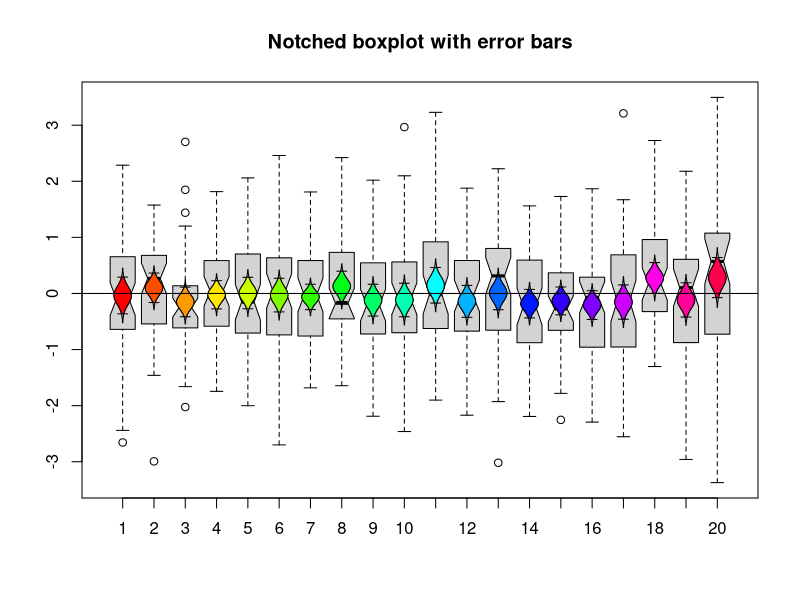
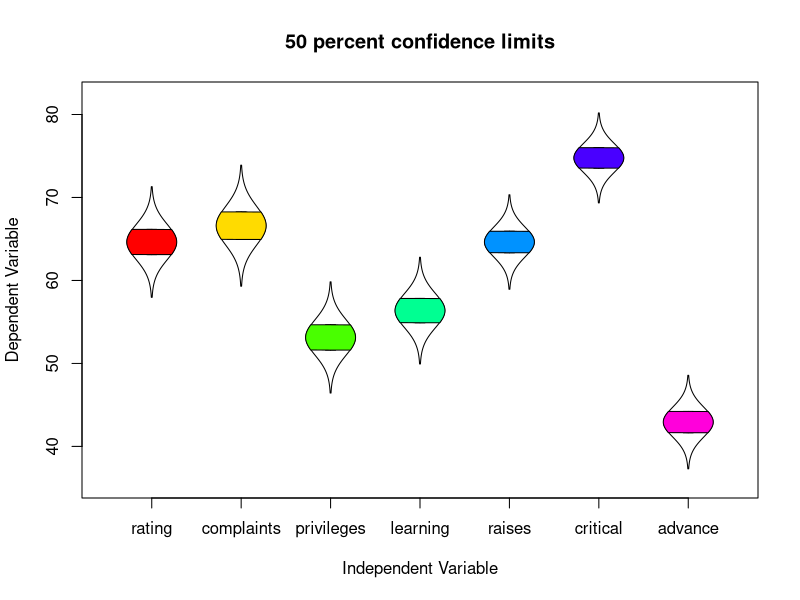
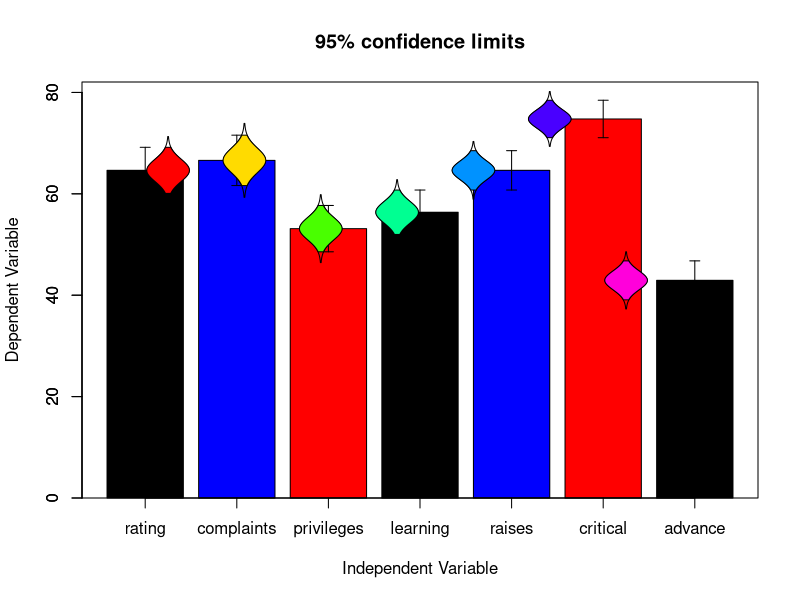
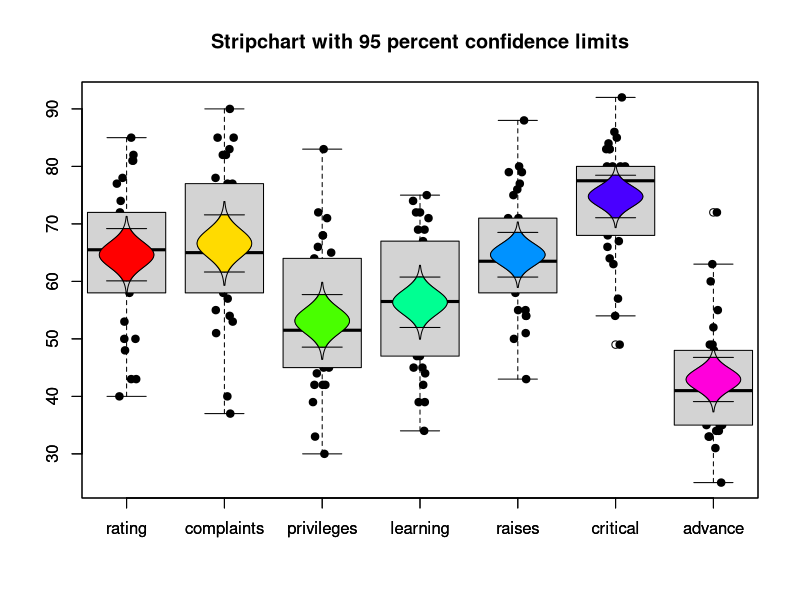
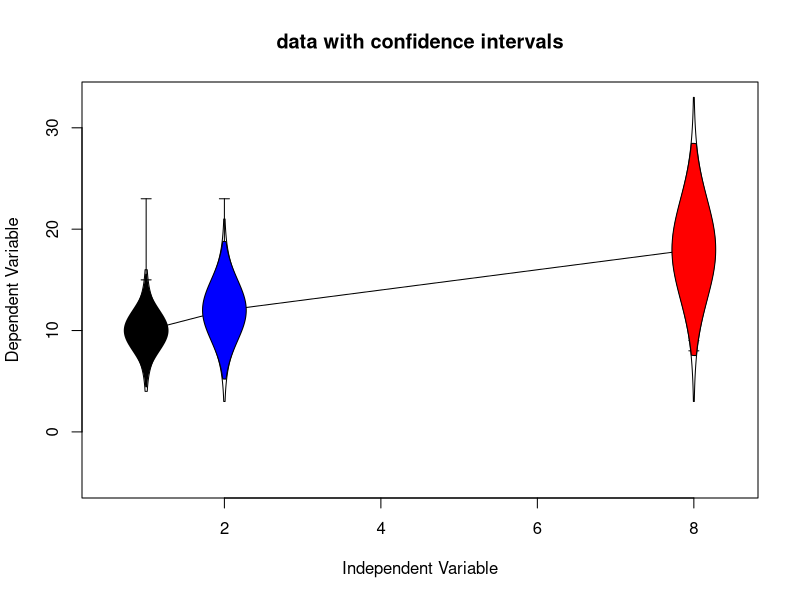
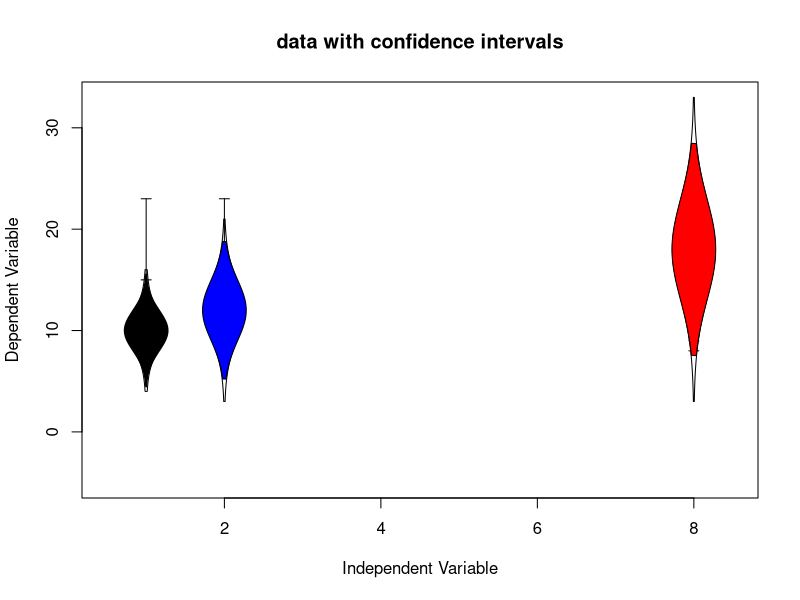
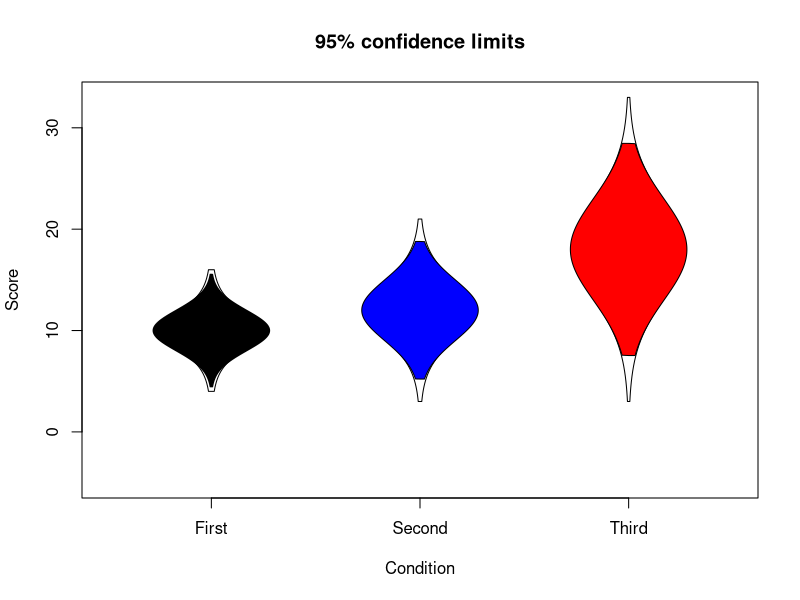
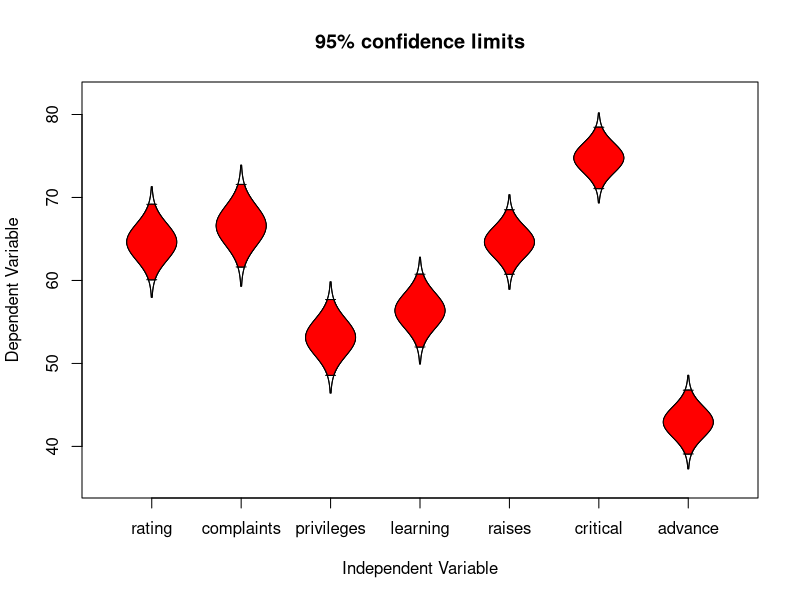

These charts were generated, in order, by the following R code:
library(psych)


### Name: error.bars
### Title: Plot means and confidence intervals
### Aliases: error.bars error.bars.tab
### Keywords: multivariate hplot

### ** Examples

set.seed(42)
x <- matrix(rnorm(1000),ncol=20)
boxplot(x,notch=TRUE,main="Notched boxplot with error bars")
error.bars(x,add=TRUE)
abline(h=0)

#show 50% confidence regions and color each variable separately
error.bars(attitude,alpha=.5,
   main="50 percent confidence limits",col=rainbow(ncol(attitude)) )
   
error.bars(attitude,bar=TRUE)  #show the use of bar graphs


#combine with a strip chart and boxplot
stripchart(attitude,vertical=TRUE,method="jitter",jitter=.1,pch=19,
           main="Stripchart with 95 percent confidence limits")
boxplot(attitude,add=TRUE)
error.bars(attitude,add=TRUE,arrow.len=.2)

#use statistics from somewhere else
#by specifying n, we are using the t distribution for confidences
#The first example allows the variables to be spaced along the x axis
my.stats <- data.frame(values=c(1,2,8),mean=c(10,12,18),se=c(2,3,5),n=c(5,10,20))
 error.bars(stats=my.stats,type="b",main="data with confidence intervals")
#don't connect the groups
my.stats <- data.frame(values=c(1,2,8),mean=c(10,12,18),se=c(2,3,5),n=c(5,10,20))
      error.bars(stats=my.stats,main="data with confidence intervals")
#by not specifying value, the groups are equally spaced
my.stats <- data.frame(mean=c(10,12,18),se=c(2,3,5),n=c(5,10,20))
rownames(my.stats) <- c("First", "Second","Third")
error.bars(stats=my.stats,xlab="Condition",ylab="Score")


#Consider the case where we get stats from describe
temp <- describe(attitude)
error.bars(stats=temp)

#show these do not differ from the other way by overlaying the two
error.bars(attitude,add=TRUE,col="red")

#n is omitted
#the error distribution is a normal distribution
my.stats <- data.frame(mean=c(2,4,8),se=c(2,1,2))
rownames(my.stats) <- c("First", "Second","Third")
error.bars(stats=my.stats,xlab="Condition",ylab="Score")
#n is specified
#compare this with small n which shows larger confidence regions
my.stats <- data.frame(mean=c(2,4,8),se=c(2,1,2),n=c(10,10,3))
rownames(my.stats) <- c("First", "Second","Third")
error.bars(stats=my.stats,xlab="Condition",ylab="Score")


#example of arrest rates (as percentage of condition)
arrest <- data.frame(Control=c(14,21),Treated =c(3,23))
rownames(arrest) <- c("Arrested","Not Arrested")
error.bars.tab(arrest,ylab="Probability of Arrest",xlab="Control vs Treatment",
main="Probability of Arrest varies by treatment")


#Show the raw  rates 
error.bars.tab(arrest,raw=TRUE,ylab="Number Arrested",xlab="Control vs Treatment",
main="Count of Arrest varies by treatment")

#Show  how to use grouping variables
error.bars(SATV + SATQ ~ gender, data=sat.act) #one grouping variable, formula input
error.bars(SATV + SATQ ~ education + gender,data=sat.act)#two  grouping variables
